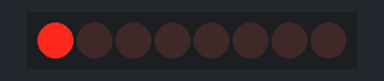
Simulated run of this sketch. Board: Arduino Uno, built with avr-gcc and run on an emulated ATmega328P. On the bench: 8 shift-register outputs drawn as a row of LEDs (first output left, lit = HIGH). Wiring (inferred from the names in the program): shift register (74HC595): data pin 12; shift clock pin 9; latch pin 11. Wiring (inferred from the signals the program sends): row of LEDs: on Q0, Q1, Q2, Q3, Q4, Q5, Q6, Q7.

Above: at 0.5 s.
At 1.5 s:
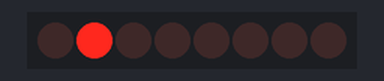
At 4.5 s:
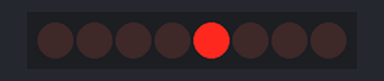
At 8.0 s:
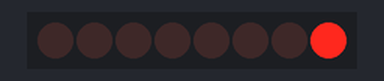
At 13.5 s:
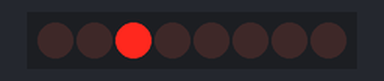
At 19.5 s:
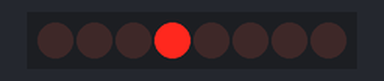
Timing chart, 0 to 20.8 s (numbered marks = the images above):
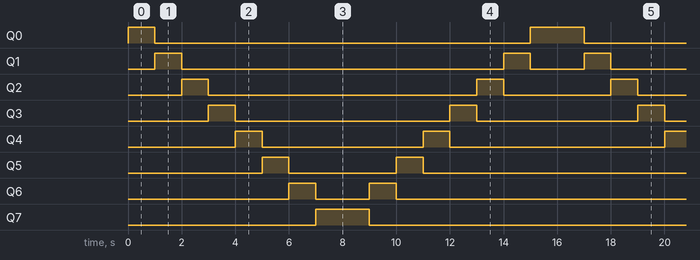

The sketch:

circularShifts.ino
```cpp
int latchPin=11;
int clockPin=9;
int dataPin=12; // for sending data
int dt=1000;

byte myByte=0x80,myBytet=0x01;

void setup() {
  // put your setup code here, to run once:
  Serial.begin(9600);
  pinMode(latchPin, OUTPUT);
  pinMode(dataPin, OUTPUT);
  pinMode(clockPin, OUTPUT);
}

void loop() {
  // put your main code here, to run repeatedly:
  // no need to put a for loop upto 0xff as it overflows to 00

  // Circular shift right
  for(int counter=0; counter<=7; counter++){
    digitalWrite(latchPin, LOW);
    shiftOut(dataPin,clockPin, LSBFIRST, myByte);
    digitalWrite(latchPin, HIGH);
    delay(dt);
    myByte=myByte*128+myByte/2;
  }

  for(int counter=0; counter<=7; counter++){

    // Circular shift left
    digitalWrite(latchPin, LOW);
    shiftOut(dataPin,clockPin, LSBFIRST, myBytet);
    digitalWrite(latchPin, HIGH);
    delay(dt);
    myBytet=myBytet/128+myBytet*2;
    }

}
```

Measured:
- by itself, Q0: repeats every 16.0 s: LOW 14.0 s, HIGH 2.0 s
- by itself, Q1: repeats every 16.0 s: LOW 12.0 s, HIGH 1.0 s, LOW 2.0 s, HIGH 1.0 s
- by itself, Q2: repeats every 16.0 s: LOW 10.0 s, HIGH 1.0 s, LOW 4.0 s, HIGH 1.0 s
- by itself, Q3: repeats every 16.0 s: LOW 8.0 s, HIGH 1.0 s, LOW 6.0 s, HIGH 1.0 s
- by itself, Q4: repeats every 16.0 s: LOW 6.0 s, HIGH 1.0 s, LOW 8.0 s, HIGH 1.0 s
- by itself, Q5: repeats every 16.0 s: LOW 4.0 s, HIGH 1.0 s, LOW 10.0 s, HIGH 1.0 s
- by itself, Q6: repeats every 16.0 s: LOW 2.0 s, HIGH 1.0 s, LOW 12.0 s, HIGH 1.0 s
- by itself, Q7: alternates HIGH for 2.0 s and LOW for 14.0 s
